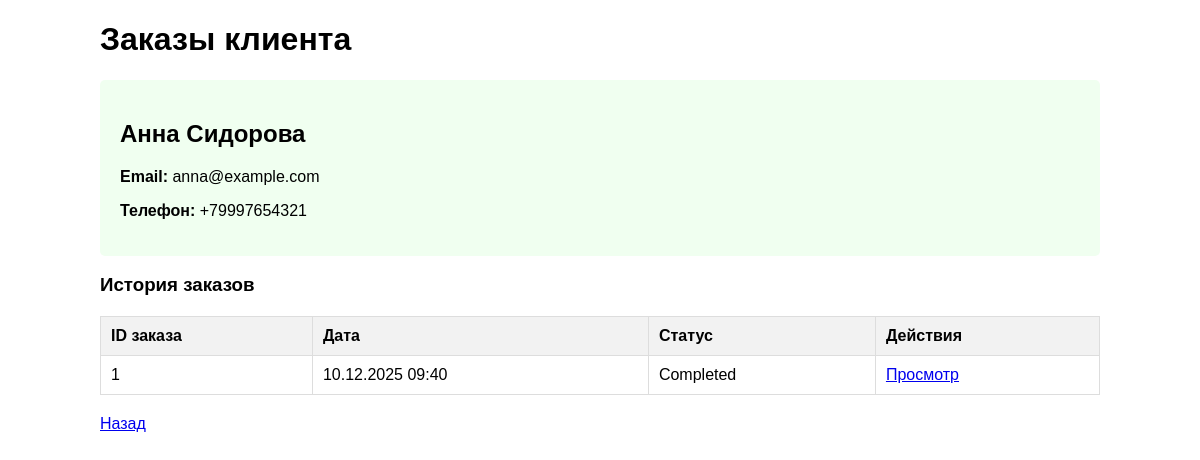
Page /pharmacy/customer/1/orders/ on the committed database.
### Pharmacy/models.py (models this page shows, shortened)
class Customers(models.Model):
    first_name = models.CharField(max_length=50)
    last_name = models.CharField(max_length=50)
    age = models.IntegerField(validators=[MinValueValidator(0)])
    phone = models.CharField(max_length=20)
    email = models.EmailField(unique=True)
    class Meta:
        db_table = 'customers'

class Orders(models.Model):
    ORDER_STATUS_CHOICES = [
        ('pending', 'Pending'),
        ('processing', 'Processing'),
        ('completed', 'Completed'),
        ('cancelled', 'Cancelled'),
    ]
    customer = models.ForeignKey(Customers, on_delete=models.CASCADE, related_name='orders')
    order_date = models.DateTimeField(auto_now_add=True)
    order_status = models.CharField(max_length=20, choices=ORDER_STATUS_CHOICES, default='pending')
    class Meta:
        db_table = 'orders'
        verbose_name_plural = 'orders'

### Pharmacy/views.py (the view)
# urls.py: path('customer/<int:customer_id>/orders/', views.customer_orders, name='customer_orders'),
def customer_orders(request, customer_id):
    try:
        customer = Customers.objects.get(id=customer_id)
        orders = customer.orders.all().order_by('-order_date')
        context = {
            'customer': customer,
            'orders': orders,
        }
        return render(request, 'customer_orders.html', context)
    except Customers.DoesNotExist:
        return HttpResponse(f"Клиент с ID {customer_id} не найден.")
    except Exception as e:
        return HttpResponse(f"Ошибка: {e}")

### Pharmacy/templates/customer_orders.html (shortened to what this page needs)
<!DOCTYPE html>
<html lang="en">
<head>
</head>
<body>
    <div class="container">
        <h1>Заказы клиента</h1>
        <div class="info">
            <h2>{{ customer.first_name }} {{ customer.last_name }}</h2>
            <p><strong>Email:</strong> {{ customer.email }}</p>
            <p><strong>Телефон:</strong> {{ customer.phone }}</p>
        </div>
        <h3>История заказов</h3>
        {% if orders %}
            <table>
                <tr><th>ID заказа</th><th>Дата</th><th>Статус</th><th>Действия</th></tr>
                {% for order in orders %}
                <tr>
                    <td>{{ order.id }}</td>
                    <td>{{ order.order_date|date:"d.m.Y H:i" }}</td>
                    <td>{{ order.get_order_status_display }}</td>
                    <td><a href="/pharmacy/order/{{ order.id }}/items/">Просмотр</a></td>
                </tr>
                {% endfor %}
            </table>
        {% else %}
            <p>Нет данных о заказах</p>
        {% endif %}
        <a href="/pharmacy/">Назад</a>
    </div>
</body>
</html>

### Pharmacy/templates/customer_orders.html (style rules this page uses)
body { font-family: Arial, sans-serif; margin: 20px; }
.container { max-width: 1000px; margin: 0 auto; }
.info { background-color: #f0fff0; padding: 20px; border-radius: 5px; }
table { width: 100%; border-collapse: collapse; margin: 20px 0; }
th, td { border: 1px solid #ddd; padding: 10px; text-align: left; }
th { background-color: #f2f2f2; }

### rows in the picture
Customers: first_name "Анна", last_name "Сидорова", email "anna@example.com", phone "+79997654321"
Orders: id "1", order_date "10.12.2025 09:40", order_status "Completed"
